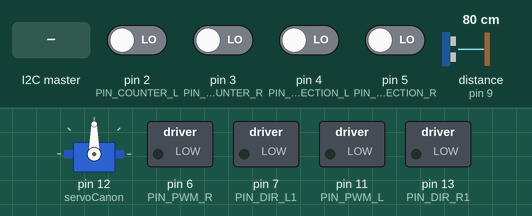
Simulated run of this sketch. Board: Arduino Uno, built with avr-gcc and run on an emulated ATmega328P. On the bench: servo, switched loads named in the sketch (green lamp = pin HIGH). Wiring (inferred from the names in the program): ultrasonic range finder: trigger pin 8; echo pin 9. The test bench sets the inputs (shaded band); at power-on: pin 2 (PIN_COUNTER_L), pin 3 (PIN_COUNTER_R), pin 4 (PIN_COUNTER_DIRECTION_L), pin 5 (PIN_COUNTER_DIRECTION_R) LOW, distance to the obstacle (sensor on pin 9) 80 cm. The echo pulse lasts 58.3 µs per cm; pins used as bus, display or sensor lines are not drawn; what the sketch prints to the serial monitor is not drawn.

Above: at 1.2 s.
1.3 s: pin 2 (PIN_COUNTER_L) driven HIGH
At 2.0 s:
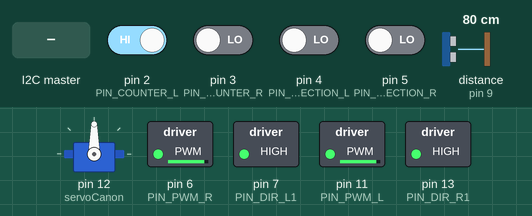
3.0 s: pin 3 (PIN_COUNTER_R) driven HIGH
4.5 s: distance to the obstacle (sensor on pin 9) set to 35 cm
7.5 s: the I2C master sends the byte 1
Timing chart, 0 to 10.3 s (numbered marks = the images above; inputs shaded):
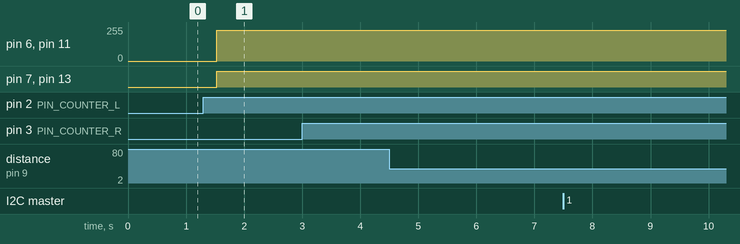

Measured:
- after the input at 1.3 s, pin 6 (PIN_PWM_R), pin 11 (PIN_PWM_L): 0/255 → 230/255 after 0.23 s; pin 7 (PIN_DIR_L1), pin 13 (PIN_DIR_R1): LOW → HIGH after 0.23 s
- after the input at 3.0 s, every drawn part: stays the same
- after the input at 4.5 s, every drawn part: stays the same
- after the input at 7.5 s, every drawn part: stays the same

The sketch:

Moteurs-CommunicationVERSION_FINALE.ino
```cpp
#include <EEPROM.h>

void setup() {
  Communications_setup();
  Moteurs_setup();


  doMove(212,0); //54 cm = un tour, la première variable envois une distance linéraire à parcourir, et la deuxième un angle.
}

void loop() {
    Moteurs_loop();
}
```

Communications.ino
```cpp
// Configuration
#define BUFFER_SIZE 32
#define I2C_ADDRESS 8

// Debug
#define DEBUG
#ifdef DEBUG
 #define DEBUG_PRINT(x)  Serial.print (x)
 #define DEBUG_PRINTLN(x)  Serial.println (x)
#else
 #define DEBUG_PRINT(x)
#endif

#include <Wire.h>

// Variables globales
char buffer_receive[BUFFER_SIZE];
char buffer_send[BUFFER_SIZE];
int sofar;

void Communications_setup() {
  #ifdef DEBUG
    Serial.begin(9600);
    while (!Serial);
    Serial.println("Debug started");
  #endif

  Wire.begin(I2C_ADDRESS);
  Wire.onRequest(wireSendEvent);
  Wire.onReceive(wireReceiveEvent);
}

float parseNumber(char code,float fallback) {
  char *ptr=buffer_receive;
  while(ptr && *ptr && ptr<buffer_receive+sofar) {
    if(*ptr==code) {
      return atof(ptr+1);
    }
    ptr=strchr(ptr,' ')+1;
  }
  return fallback;
}

bool parsePresent(char code) {
  char *ptr=buffer_receive;
  while(ptr && *ptr && ptr<buffer_receive+sofar) {
    if(*ptr==code) {
      return 1;
    }
    ptr=strchr(ptr,' ')+1;
  }
  return 0;
}

void processCommand() {
  long cmd;

  // Commandes F
  cmd = parseNumber('F',-1);
  switch(cmd) {
    case  1: { // F1 : se déplacer
      // Ex : F1 R999999.99 L999999.99 S999
      //doMove(parseNumber('R', 0), parseNumber('L', 0), parseNumber('S', 0));
      break;
      }
    default:  break;
  }

  // Commandes Q
  cmd = parseNumber('Q',-1);
  switch(cmd) {
    case 1: { // Q1 : Demande de position
      getPosition(parsePresent('R'), parsePresent('L'));
      break;
    }
    case 2: { // Q2 : Demande d'information des capteurs
      getSensors(parsePresent('A'), parsePresent('B'), parsePresent('C'), parsePresent('D'));
      break;
    }
    default:  break;
  }
}

void getPosition(bool R, bool L) {
  DEBUG_PRINT("You asked for position ");
  if(R) DEBUG_PRINT("right ");
  if(L) DEBUG_PRINT("left ");
  DEBUG_PRINTLN();

  wireSend("Q1 R42 L42");
}

void getSensors(bool A, bool B, bool C, bool D) {
  DEBUG_PRINT("You asked for sensors ");
  if(A) DEBUG_PRINT("A ");
  if(B) DEBUG_PRINT("B ");
  if(C) DEBUG_PRINT("C ");
  if(D) DEBUG_PRINT("D ");
  DEBUG_PRINTLN();

  wireSend("Q2 A1 C3");
}

void wireReceiveEvent(int howMany) {
  DEBUG_PRINT("Receiving on I2C : ");
  char c;
  if(Wire.available() > 0) {
    while(Wire.available() > 0) {
      c = Wire.read();
      if(sofar<127) buffer_receive[sofar++] = c;
      if(c=='\n') {
        buffer_receive[sofar]=0;
        DEBUG_PRINTLN(buffer_receive);
        processCommand();
        sofar = 0;
      }
    }
  }
}

void wireSend(char* str) {
  strncpy(buffer_send, str, 32);
  strncat(buffer_send, "\n", 32);
}

void wireSendEvent() {
  Wire.write(buffer_send);
}
```

Moteurs.ino
```cpp
#include <PID_v1.h>
#include <Time.h>
#include <Arduino.h>
#include <Servo.h>
// PID myPID(&Input, &Output, &Setpoint, Kp, Ki, Kd, DIRECT);
// Set point sera la consigne de distance à atteindre.
// Input la distance à laquelle on se trouve mise à jours par les roues codeuses.
// Output la valeur de PWM envoyé à chaque moteur


// Définition des pins Arduino
#define PIN_DIR_L1 7 // Sélecteur de direction 1 du moteur L
#define PIN_PWM_L 11 // PWM pour régler la vitesse du moteur L
#define PIN_DIR_R1 13 // Sélecteur de direction 1 du moteur R
#define PIN_PWM_R 6 // PWM pour régler la vitesse du moteur R
#define PIN_COUNTER_L 2 // Roue codeuse du moteur L
#define PIN_COUNTER_R 3 // Roue codeuse du moteur R
#define PIN_COUNTER_DIRECTION_L 4 // Direction Roue codeuse du moteur L
#define PIN_COUNTER_DIRECTION_R 5 // Direction Roue codeuse du moteur R
#define PIN_ULTRASONS_TRIG 8 // Capteur ultrasons
#define PIN_ULTRASONS_ECHO 9 // Capteur ultrasons

// Autres constantes
#define CM_TO_COUNT_RATIO 0.22 // Nombre de centimètres par compte des roues codeuses
#define SPEEDSOUND 340 // Vitesse du son en m/s
#define FORWARD 1
#define BACKWARD 0

// Variables globales
//Roue codeuse
long comptL = 0;
long comptR = 0;
bool lastComptL = LOW;
bool lastComptR = LOW;
long comptTargetL = 0;
long comptTargetR = 0;
//Moteurs
int directionL = FORWARD;
int directionR = FORWARD;
int SpeedR;
int SpeedL;
//Ultra-sons
float distUS;
//PID variables
double SetpointLin, InputLin, OutputLin,SetpointAng, InputAng, OutputAng;
double OutputR,OutputL;
//Specify the links and initial tuning parameters of the PID
PID PIDlineaire(&InputLin, &OutputLin, &SetpointLin,4,0,0, DIRECT);
PID PIDangulaire(&InputAng, &OutputAng, &SetpointAng,1.5,1,1, DIRECT);

// Initialisation du canon
Servo servoCanon;  // crée l'objet de type servo afin de controler ce dernier
int pos = 0;    // initialisation de la position


// Moteurs_setup doit être appelé dans le setup() de l'Arduino pour configurer le module moteurs
void Moteurs_setup() {
  pinMode(PIN_DIR_L1, OUTPUT);
  pinMode(PIN_PWM_L, OUTPUT);
  pinMode(PIN_DIR_R1, OUTPUT);
  pinMode(PIN_PWM_R, OUTPUT);
  pinMode(PIN_COUNTER_L, INPUT);
  pinMode(PIN_COUNTER_R, INPUT);
  pinMode(PIN_ULTRASONS_TRIG,OUTPUT);
  pinMode(PIN_ULTRASONS_ECHO, INPUT);

  //turn on the PID
  PIDlineaire.SetMode(AUTOMATIC);
  PIDangulaire.SetMode(AUTOMATIC);

  //Gestion des interruptions.Dans l'arduino UNO il existe deux pins dédiées à l'intérruption la 2 et la 3
  attachInterrupt(0, roueCodeuseL, RISING); // le 0 correspond à la pin 2
  attachInterrupt(1, roueCodeuseR, RISING); //le 1 correspond à la pin 3

  // Canon
  servoCanon.attach(12);  // attache la pin 12 à l'objet servo
}

// Moteurs_loop doit être appelé dans le loop() de l'Arduino pour gérer le module moteurs
void Moteurs_loop() {
  PIDangulaire.Compute();
  PIDlineaire.Compute();
  delay(100); //afin de donner le temps au PID de réguler
  motorManagement();
  ultrasons();
  Serial.print("SetpointLin----");
  Serial.println(SetpointLin);
  /*Serial.print("SetpointAng----");
  Serial.println(SetpointAng);
  Serial.print("outputLin----");
  Serial.println(OutputLin);
  Serial.print("outputAng----");
  Serial.println(OutputAng);*/
  Serial.print("InputLin----");
  Serial.println(InputLin);
  Serial.print("InputAng----");
  Serial.println(InputAng);

}


void motorManagement() {

 /*DEBUG_PRINT("LEFT : ");
  DEBUG_PRINT(comptL);
  //DEBUG_PRINT(" / ");
  //DEBUG_PRINT(comptTargetL);
  DEBUG_PRINT(" @ ");
  DEBUG_PRINTLN(SpeedL);


  DEBUG_PRINT("RIGHT : ");
  DEBUG_PRINT(comptR);
  //DEBUG_PRINT(" / ");
  //DEBUG_PRINT(comptTargetR);
  DEBUG_PRINT(" @ ");
  DEBUG_PRINTLN(SpeedR);*/

  //Verification d'obstacle
  if (distUS > 0){
    //Définir si le robot doit avancer ou reculer
    if(SpeedL > 0){
      digitalWrite(PIN_DIR_L1, 1);
    } else {
      digitalWrite(PIN_DIR_L1, 0);
    }
    if(SpeedR > 0) {
      digitalWrite(PIN_DIR_R1, 1);
    } else {
      digitalWrite(PIN_DIR_R1, 0);
    }
    analogWrite(PIN_PWM_R, abs(SpeedR));
    analogWrite(PIN_PWM_L, abs(SpeedL));
  }
 else {
   Serial.println("La distance est moins de 15cm ");
   analogWrite(PIN_PWM_L, 0);
   analogWrite(PIN_PWM_R, 0);
  }
}

// updateCodingWheels met à jour comptL et comptR si les roues codeuses respectives ont tourné
void roueCodeuseL() {
  if (digitalRead(PIN_COUNTER_DIRECTION_L) == HIGH) {
    comptL++;
    //Serial.println("L+");

  }else {
    comptL--;
    Serial.println("L-");
  }
  InputLin=(comptR+comptL)/2;
  InputAng=(comptR-comptL)/2;

  OutputLin = constrain(OutputLin, -230, 230);
  OutputAng = constrain(OutputAng, -200, 200);

  SpeedR = (OutputLin + OutputAng);
  SpeedL = (OutputLin - OutputAng);

}
void roueCodeuseR() {
  if (digitalRead(PIN_COUNTER_DIRECTION_R )==HIGH) {
    comptR++;
    //Serial.println("R+");
  }else {
    comptR--;
    Serial.println("R-");
  }
  InputLin=(comptR+comptL)/2;
  InputAng=(comptR-comptL)/2;

  OutputLin = constrain(OutputLin, -230, 230);
  OutputAng = constrain(OutputAng, -200, 200);

  SpeedR = OutputLin + OutputAng;
  SpeedL = OutputLin - OutputAng;

}

// Fonction recevant l'ordre de se déplacer. right et left en cm (valeur positive = en avant, valeur négative = en arrière). speed en pourcents (0 à 100)
void doMove2(float left, float right, float speed) {
  float absRight = abs(right);
  float absLeft = abs(left);

  // On ajoute le nombre de count des roues codeuses au target
  comptTargetR += absRight/CM_TO_COUNT_RATIO;
  comptTargetL += absLeft/CM_TO_COUNT_RATIO;
  SetpointLin = comptTargetR;
  SpeedR = speed;
  SpeedL = speed;
}

/* Fonction recevant l'ordre de se déplacer. Dans l'ordre des arguments: distance à parcourir [cm],
 *  l'angle à effectuer sur cette distance [°]
 */
void doMove(float distance, float angle){
  float absDistance = abs(distance);
  float absAngle = abs(angle);

  // Définition de nos setpoints à atteindre par les PID
  SetpointLin = absDistance/CM_TO_COUNT_RATIO;
  SetpointAng = absAngle/CM_TO_COUNT_RATIO;
}

//Fonction calculant la distance entre un objet et le robot pour ainsi arrêter le robot en urgence avant la percution.
void ultrasons()
{
  digitalWrite(PIN_ULTRASONS_TRIG, HIGH);
  delayMicroseconds (10);
  digitalWrite(PIN_ULTRASONS_TRIG, LOW);

  // Calcul de la durée de l'état haut sur la broche ECHO
  unsigned long duration = pulseIn(PIN_ULTRASONS_ECHO, HIGH);

  //Calcul de la distance
  duration = duration/2;
  float temps = duration/10000.0;
  distUS = temps*SPEEDSOUND; //en cm
  delay(250);
  /*Serial.print("distance ultrasons---- ");
  Serial.println(distUS);*/
}

// Gestion du tir et de l'acheminement des balles dans le canon
void shoot(){
  for(pos = 0; pos <= 180; pos += 1) // goes from 0 degrees to 180 degrees
  {                                  // in steps of 1 degree
    servoCanon.write(pos);              // tell servo to go to position in variable 'pos'
    delay(15);                       // waits 15ms for the servo to reach the position
  }
  for(pos = 180; pos>=0; pos-=1)     // goes from 180 degrees to 0 degrees
  {
    servoCanon.write(pos);              // tell servo to go to position in variable 'pos'
    delay(15);                       // waits 15ms for the servo to reach the position
  }
}
```
